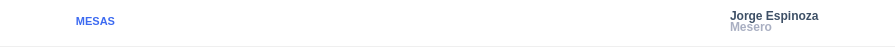
<?xml version="1.0" encoding="UTF-8"?>
<ui version="4.0">
 <class>Navegador</class>
 <widget class="QWidget" name="Navegador">
  <property name="geometry">
   <rect>
    <x>0</x>
    <y>0</y>
    <width>895</width>
    <height>47</height>
   </rect>
  </property>
  <property name="windowTitle">
   <string>Form</string>
  </property>
  <widget class="QLabel" name="notificacion">
   <property name="geometry">
    <rect>
     <x>837</x>
     <y>10</y>
     <width>20</width>
     <height>20</height>
    </rect>
   </property>
   <property name="text">
    <string/>
   </property>
   <property name="pixmap">
    <pixmap resource="../Resources.qrc">:/Img/notificationBell.png</pixmap>
   </property>
   <property name="scaledContents">
    <bool>true</bool>
   </property>
   <property name="alignment">
    <set>Qt::AlignCenter</set>
   </property>
  </widget>
  <widget class="QLabel" name="imgHeader">
   <property name="geometry">
    <rect>
     <x>690</x>
     <y>6</y>
     <width>30</width>
     <height>30</height>
    </rect>
   </property>
   <property name="text">
    <string/>
   </property>
   <property name="pixmap">
    <pixmap resource="../Resources.qrc">:/Img/face.png</pixmap>
   </property>
   <property name="scaledContents">
    <bool>true</bool>
   </property>
   <property name="alignment">
    <set>Qt::AlignCenter</set>
   </property>
  </widget>
  <widget class="QLabel" name="label">
   <property name="geometry">
    <rect>
     <x>0</x>
     <y>0</y>
     <width>895</width>
     <height>46</height>
    </rect>
   </property>
   <property name="styleSheet">
    <string notr="true">background: white;
border: none;</string>
   </property>
   <property name="text">
    <string/>
   </property>
  </widget>
  <widget class="QLabel" name="logo">
   <property name="geometry">
    <rect>
     <x>0</x>
     <y>0</y>
     <width>48</width>
     <height>48</height>
    </rect>
   </property>
   <property name="text">
    <string/>
   </property>
   <property name="pixmap">
    <pixmap resource="../Resources.qrc">:/Img/Logo.png</pixmap>
   </property>
   <property name="alignment">
    <set>Qt::AlignCenter</set>
   </property>
  </widget>
  <widget class="QLabel" name="nombre">
   <property name="geometry">
    <rect>
     <x>730</x>
     <y>8</y>
     <width>91</width>
     <height>16</height>
    </rect>
   </property>
   <property name="styleSheet">
    <string notr="true">font: 75 8pt &quot;SF Pro Text&quot;;
font-weight: 500;
color: #3E5066;</string>
   </property>
   <property name="text">
    <string>Jorge Espinoza</string>
   </property>
  </widget>
  <widget class="QPushButton" name="btn_goMesas">
   <property name="geometry">
    <rect>
     <x>60</x>
     <y>10</y>
     <width>71</width>
     <height>23</height>
    </rect>
   </property>
   <property name="cursor">
    <cursorShape>PointingHandCursor</cursorShape>
   </property>
   <property name="styleSheet">
    <string notr="true">font-family: &quot;SF Pro Text&quot;;
font-style: normal;
font-weight: 500;
border: none;
background: none;
font-size: 11px;
color: #3C6AF1;
padding-left: 0px;
</string>
   </property>
   <property name="text">
    <string>MESAS</string>
   </property>
   <property name="icon">
    <iconset resource="../Resources.qrc">
     <normaloff>:/Img/back.png</normaloff>:/Img/back.png</iconset>
   </property>
  </widget>
  <widget class="QLabel" name="cargo">
   <property name="geometry">
    <rect>
     <x>730</x>
     <y>19</y>
     <width>81</width>
     <height>16</height>
    </rect>
   </property>
   <property name="styleSheet">
    <string notr="true">font: 75 8pt &quot;SF Pro Text&quot;;
font-weight: 500;
color: #A9AFC2;
</string>
   </property>
   <property name="text">
    <string>Mesero</string>
   </property>
  </widget>
  <widget class="QPushButton" name="profileBtn">
   <property name="geometry">
    <rect>
     <x>690</x>
     <y>0</y>
     <width>101</width>
     <height>41</height>
    </rect>
   </property>
   <property name="styleSheet">
    <string notr="true">border: none;
background: none;</string>
   </property>
   <property name="text">
    <string/>
   </property>
  </widget>
  <widget class="QPushButton" name="hamBtn">
   <property name="geometry">
    <rect>
     <x>0</x>
     <y>0</y>
     <width>48</width>
     <height>48</height>
    </rect>
   </property>
   <property name="styleSheet">
    <string notr="true">border: none;
background:none;</string>
   </property>
   <property name="text">
    <string/>
   </property>
  </widget>
  <widget class="QPushButton" name="notifBtn">
   <property name="geometry">
    <rect>
     <x>830</x>
     <y>0</y>
     <width>31</width>
     <height>41</height>
    </rect>
   </property>
   <property name="styleSheet">
    <string notr="true">border: none;
background: none;</string>
   </property>
   <property name="text">
    <string/>
   </property>
  </widget>
  <zorder>label</zorder>
  <zorder>notificacion</zorder>
  <zorder>imgHeader</zorder>
  <zorder>logo</zorder>
  <zorder>nombre</zorder>
  <zorder>btn_goMesas</zorder>
  <zorder>cargo</zorder>
  <zorder>profileBtn</zorder>
  <zorder>hamBtn</zorder>
  <zorder>notifBtn</zorder>
 </widget>
 <resources>
  <include location="../Resources.qrc"/>
 </resources>
 <connections/>
</ui>
